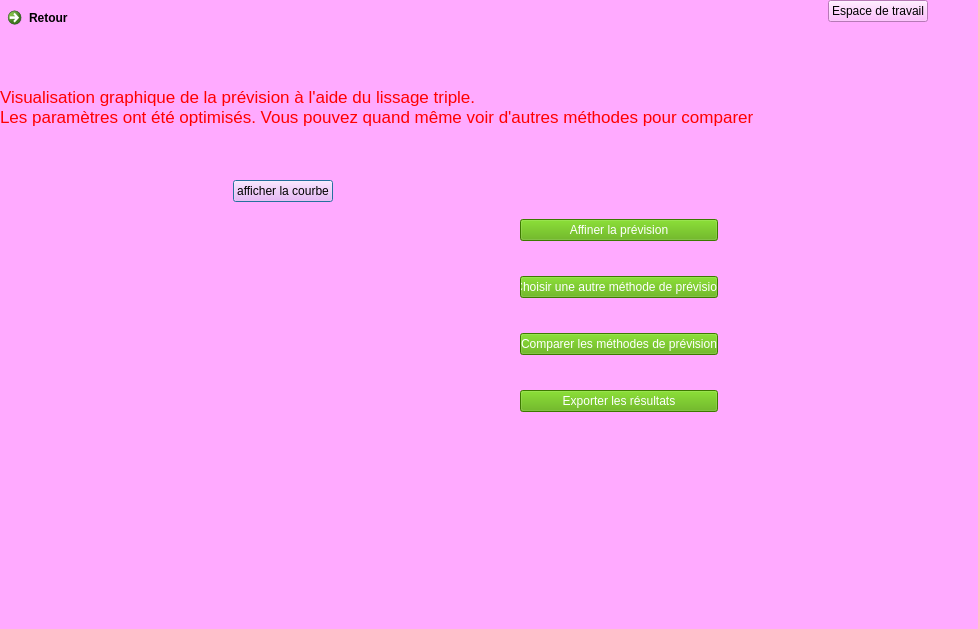
<?xml version="1.0" encoding="UTF-8"?>
<ui version="4.0">
 <class>Dialog</class>
 <widget class="QDialog" name="Dialog">
  <property name="geometry">
   <rect>
    <x>0</x>
    <y>0</y>
    <width>978</width>
    <height>629</height>
   </rect>
  </property>
  <property name="windowTitle">
   <string>Dialog</string>
  </property>
  <property name="styleSheet">
   <string notr="true">background-color: rgb(255, 170, 255);</string>
  </property>
  <widget class="QWidget" name="layoutWidget_2">
   <property name="geometry">
    <rect>
     <x>110</x>
     <y>180</y>
     <width>341</width>
     <height>321</height>
    </rect>
   </property>
   <layout class="QVBoxLayout" name="verticalLayout">
    <property name="leftMargin">
     <number>5</number>
    </property>
    <item>
     <layout class="QVBoxLayout" name="myverticalLayout_2">
      <property name="spacing">
       <number>0</number>
      </property>
      <property name="rightMargin">
       <number>0</number>
      </property>
      <item alignment="Qt::AlignHCenter">
       <widget class="QPushButton" name="pushButton_generate_random_signal_2">
        <property name="text">
         <string>afficher la courbe</string>
        </property>
       </widget>
      </item>
      <item>
       <widget class="MplWidget" name="MplWidget_2" native="true"/>
      </item>
     </layout>
    </item>
   </layout>
  </widget>
  <widget class="QWidget" name="layoutWidget_3">
   <property name="geometry">
    <rect>
     <x>0</x>
     <y>0</y>
     <width>928</width>
     <height>134</height>
    </rect>
   </property>
   <layout class="QVBoxLayout" name="verticalLayout_2">
    <item>
     <layout class="QHBoxLayout" name="horizontalLayout_2">
      <item alignment="Qt::AlignLeft|Qt::AlignTop">
       <widget class="QCommandLinkButton" name="retour">
        <property name="text">
         <string>Retour</string>
        </property>
       </widget>
      </item>
      <item alignment="Qt::AlignRight|Qt::AlignTop">
       <widget class="QPushButton" name="pushButton_5">
        <property name="text">
         <string>Espace de travail</string>
        </property>
       </widget>
      </item>
     </layout>
    </item>
    <item>
     <spacer name="horizontalSpacer">
      <property name="orientation">
       <enum>Qt::Horizontal</enum>
      </property>
      <property name="sizeHint" stdset="0">
       <size>
        <width>40</width>
        <height>20</height>
       </size>
      </property>
     </spacer>
    </item>
    <item>
     <widget class="QLabel" name="label">
      <property name="font">
       <font>
        <family>MS Shell Dlg 2</family>
        <pointsize>13</pointsize>
        <weight>9</weight>
        <italic>false</italic>
        <bold>false</bold>
       </font>
      </property>
      <property name="styleSheet">
       <string notr="true">color: rgb(255, 0, 0);
font: 75 13pt &quot;MS Shell Dlg 2&quot;;</string>
      </property>
      <property name="text">
       <string>Visualisation graphique de la prévision à l'aide du lissage triple. 
Les paramètres ont été optimisés. Vous pouvez quand même voir d'autres méthodes pour comparer</string>
      </property>
     </widget>
    </item>
   </layout>
  </widget>
  <widget class="QWidget" name="layoutWidget">
   <property name="geometry">
    <rect>
     <x>520</x>
     <y>190</y>
     <width>198</width>
     <height>251</height>
    </rect>
   </property>
   <layout class="QGridLayout" name="gridLayout">
    <item row="0" column="0">
     <widget class="QPushButton" name="AffinerPrevision">
      <property name="styleSheet">
       <string notr="true">background-color: rgb(85, 170, 0);
color: rgb(255, 255, 255);</string>
      </property>
      <property name="text">
       <string>Affiner la prévision</string>
      </property>
      <property name="iconSize">
       <size>
        <width>20</width>
        <height>20</height>
       </size>
      </property>
     </widget>
    </item>
    <item row="1" column="0">
     <widget class="QPushButton" name="ChoisirMethode">
      <property name="styleSheet">
       <string notr="true">background-color: rgb(85, 170, 0);
color: rgb(255, 255, 255);</string>
      </property>
      <property name="text">
       <string>Choisir une autre méthode de prévision</string>
      </property>
      <property name="iconSize">
       <size>
        <width>20</width>
        <height>20</height>
       </size>
      </property>
     </widget>
    </item>
    <item row="2" column="0">
     <widget class="QPushButton" name="comparerMethodes">
      <property name="styleSheet">
       <string notr="true">background-color: rgb(85, 170, 0);
color: rgb(255, 255, 255);</string>
      </property>
      <property name="text">
       <string>Comparer les méthodes de prévision</string>
      </property>
      <property name="iconSize">
       <size>
        <width>20</width>
        <height>20</height>
       </size>
      </property>
     </widget>
    </item>
    <item row="3" column="0">
     <widget class="QPushButton" name="exporterResultats">
      <property name="styleSheet">
       <string notr="true">background-color: rgb(85, 170, 0);
color: rgb(255, 255, 255);</string>
      </property>
      <property name="text">
       <string>Exporter les résultats</string>
      </property>
      <property name="iconSize">
       <size>
        <width>20</width>
        <height>20</height>
       </size>
      </property>
     </widget>
    </item>
   </layout>
  </widget>
 </widget>
 <customwidgets>
  <customwidget>
   <class>MplWidget</class>
   <extends>QWidget</extends>
   <header location="global">mplwidget.h</header>
   <container>1</container>
  </customwidget>
 </customwidgets>
 <resources/>
 <connections/>
</ui>
